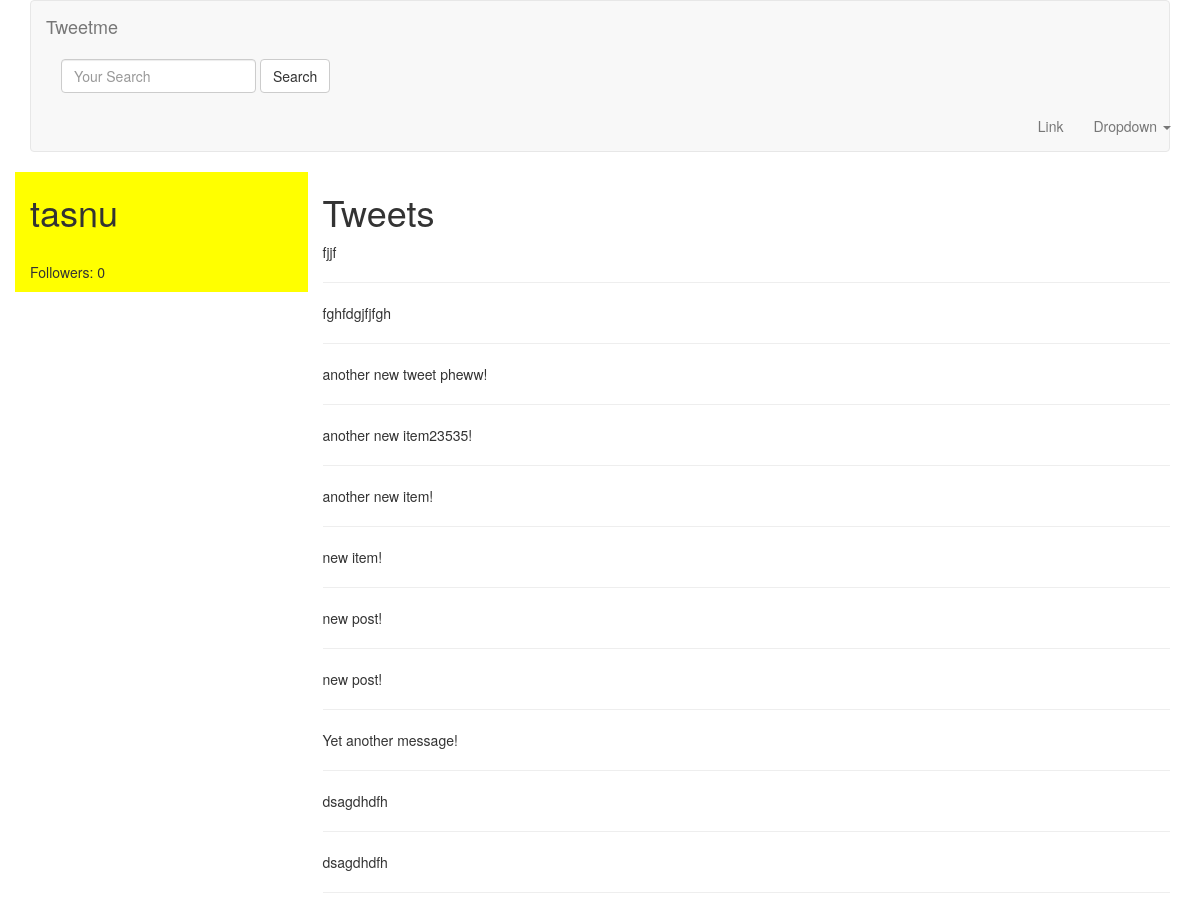
Page /tasnu/ (upper part) on the earlier database version.
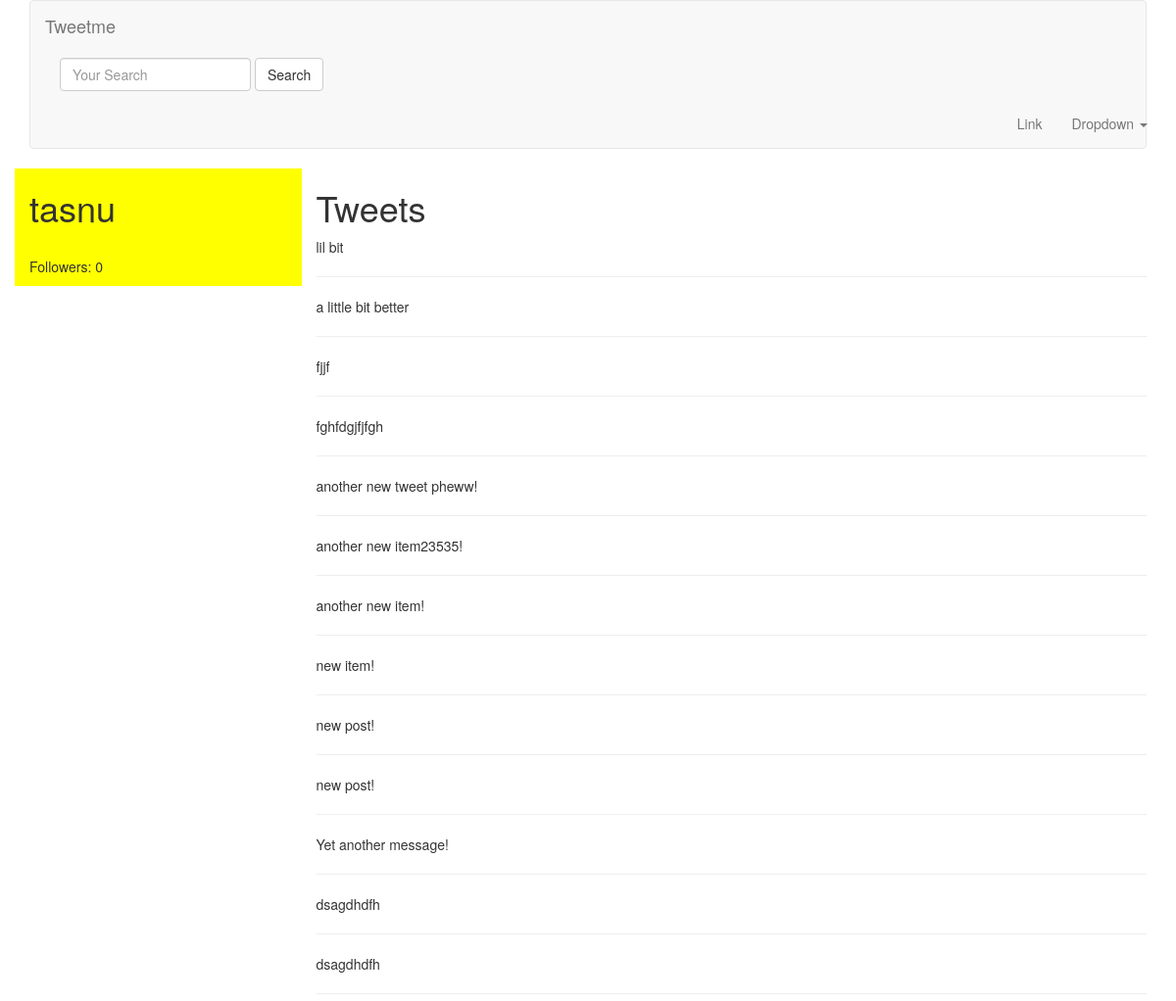
Same page on the later database version.
### tweets/models.py (models this page shows, shortened)
class Tweet(models.Model):
    user = models.ForeignKey(settings.AUTH_USER_MODEL)
    content = models.CharField(max_length=140,validators=[validate_content])
    updated = models.DateTimeField(auto_now=True)
    timestamp = models.DateTimeField(auto_now_add=True)
    def __str__(self):
        return str(self.content)
    class Meta:
        ordering = ['-timestamp']

### accounts/views.py (the view)
# urls.py: url(r'^(?P<username>[\w.@+-]+)/$',UserDetailView.as_view(),name='detail'),
class UserDetailView(DetailView):
    template_name = "accounts/user_detail.html"
    queryset = User.objects.all()
    def get_object(self):
        return get_object_or_404(User,username__iexact=self.kwargs.get("username"))

### accounts/templates/accounts/user_detail.html (shortened to what this page needs)
{% extends 'base.html' %}
{% block content %}
    <div class="row">
        <div class="col-sm-3 col-xs-12" style="background-color: yellow ">
            <h1> {{ object.username }}</h1><br/>
            <p>Followers: {{ object.followed_by.count }}</p>
        </div>
        <div class="col-sm-9 col-xs-12">
            <h1>Tweets</h1>
            {% for tweet in object.tweet_set.all  %}
                {{ tweet }}<br/><hr/>
            {% endfor %}
        </div>
    </div>
{% endblock content %}

### templates/base.html (shortened to what this page needs)
{% load static %}
<html lang="en">
  <head>
    <link href="{% static 'css/bootstrap.min.css' %}" rel="stylesheet">
  </head>
  <body>
   <div class="container">
   {%  include 'navbar.html' %}
       {% block content %}
       {% endblock content %}
   </div>
  </body>
</html>

### templates/navbar.html (shortened to what this page needs)
<nav class="navbar navbar-default">
  <div class="container">
    <div class="navbar-header">
      <a class="navbar-brand" href="{% url 'home' %}">Tweetme</a>
    </div>
            {% include 'tweets/search_form.html' %}
    <div class="collapse navbar-collapse" id="bs-example-navbar-collapse-1">
      <ul class="nav navbar-nav navbar-right">
        <li><a href="#">Link</a></li>
        <li class="dropdown">
          <a href="#" class="dropdown-toggle" data-toggle="dropdown" role="button" aria-haspopup="true" aria-expanded="false">Dropdown <span class="caret"></span></a>
        </li>
      </ul>
    </div>
  </div>
</nav>

### tweets/templates/tweets/search_form.html
<div class="row">
    <div class="col-sm-12 text-center">
        <form id='navbar-search-form' class="navbar-form navbar-left" method="GET" action="{% url "tweet:list" %}">
            <div class="form-group">
                <input class="form-control" type="text" name="q" placeholder="Your Search" value="{{ request.GET.q }}"/>
            </div>
            <input class="btn btn-default" type="submit" value="Search"/>
        </form>
    </div>
</div>

Differences in the rows shown:
added Tweet: content "lil bit"
added Tweet: content "a little bit better"
